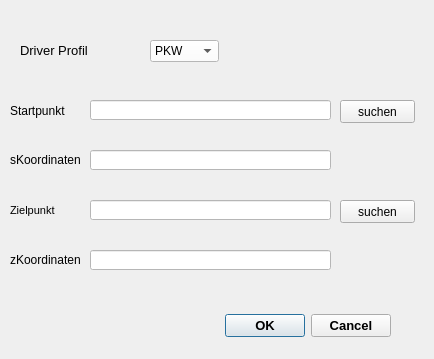
<?xml version="1.0" encoding="UTF-8"?>
<ui version="4.0">
 <class>RoutingUmweltzoneDialogBase</class>
 <widget class="QDialog" name="RoutingUmweltzoneDialogBase">
  <property name="geometry">
   <rect>
    <x>0</x>
    <y>0</y>
    <width>434</width>
    <height>359</height>
   </rect>
  </property>
  <property name="font">
   <font>
    <weight>50</weight>
    <bold>false</bold>
    <kerning>true</kerning>
   </font>
  </property>
  <property name="windowTitle">
   <string>Routing Umweltzone</string>
  </property>
  <property name="styleSheet">
   <string notr="true"/>
  </property>
  <widget class="QDialogButtonBox" name="button_box">
   <property name="enabled">
    <bool>true</bool>
   </property>
   <property name="geometry">
    <rect>
     <x>220</x>
     <y>310</y>
     <width>171</width>
     <height>32</height>
    </rect>
   </property>
   <property name="font">
    <font>
     <pointsize>10</pointsize>
     <weight>75</weight>
     <bold>true</bold>
     <kerning>true</kerning>
    </font>
   </property>
   <property name="styleSheet">
    <string notr="true"/>
   </property>
   <property name="orientation">
    <enum>Qt::Horizontal</enum>
   </property>
   <property name="standardButtons">
    <set>QDialogButtonBox::Cancel|QDialogButtonBox::Ok</set>
   </property>
  </widget>
  <widget class="QLabel" name="Startpunkt">
   <property name="geometry">
    <rect>
     <x>10</x>
     <y>100</y>
     <width>71</width>
     <height>21</height>
    </rect>
   </property>
   <property name="font">
    <font>
     <weight>50</weight>
     <bold>false</bold>
     <kerning>true</kerning>
    </font>
   </property>
   <property name="styleSheet">
    <string notr="true"/>
   </property>
   <property name="text">
    <string>Startpunkt</string>
   </property>
  </widget>
  <widget class="QLabel" name="Zielpunkt">
   <property name="geometry">
    <rect>
     <x>10</x>
     <y>200</y>
     <width>71</width>
     <height>21</height>
    </rect>
   </property>
   <property name="font">
    <font>
     <pointsize>8</pointsize>
     <weight>50</weight>
     <bold>false</bold>
     <kerning>true</kerning>
    </font>
   </property>
   <property name="styleSheet">
    <string notr="true"/>
   </property>
   <property name="midLineWidth">
    <number>3</number>
   </property>
   <property name="text">
    <string>Zielpunkt</string>
   </property>
  </widget>
  <widget class="QLabel" name="Driver">
   <property name="geometry">
    <rect>
     <x>20</x>
     <y>40</y>
     <width>101</width>
     <height>20</height>
    </rect>
   </property>
   <property name="font">
    <font>
     <family>Arial</family>
     <pointsize>10</pointsize>
     <weight>50</weight>
     <bold>false</bold>
     <kerning>true</kerning>
    </font>
   </property>
   <property name="styleSheet">
    <string notr="true"/>
   </property>
   <property name="text">
    <string>Driver Profil</string>
   </property>
  </widget>
  <widget class="QPushButton" name="pushButton">
   <property name="geometry">
    <rect>
     <x>340</x>
     <y>100</y>
     <width>75</width>
     <height>23</height>
    </rect>
   </property>
   <property name="styleSheet">
    <string notr="true"/>
   </property>
   <property name="text">
    <string>suchen</string>
   </property>
  </widget>
  <widget class="QPushButton" name="pushButton2">
   <property name="geometry">
    <rect>
     <x>340</x>
     <y>200</y>
     <width>75</width>
     <height>23</height>
    </rect>
   </property>
   <property name="font">
    <font>
     <weight>50</weight>
     <italic>false</italic>
     <bold>false</bold>
     <underline>false</underline>
     <strikeout>false</strikeout>
     <kerning>true</kerning>
    </font>
   </property>
   <property name="styleSheet">
    <string notr="true"/>
   </property>
   <property name="text">
    <string>suchen</string>
   </property>
  </widget>
  <widget class="QLineEdit" name="startRouting">
   <property name="geometry">
    <rect>
     <x>90</x>
     <y>100</y>
     <width>241</width>
     <height>20</height>
    </rect>
   </property>
   <property name="styleSheet">
    <string notr="true">background-color:rgb(255, 255, 255)</string>
   </property>
  </widget>
  <widget class="QLineEdit" name="zielRouting">
   <property name="geometry">
    <rect>
     <x>90</x>
     <y>200</y>
     <width>241</width>
     <height>20</height>
    </rect>
   </property>
   <property name="styleSheet">
    <string notr="true">background-color:rgb(255, 255, 255)</string>
   </property>
  </widget>
  <widget class="QComboBox" name="comboBoxProfil">
   <property name="geometry">
    <rect>
     <x>150</x>
     <y>40</y>
     <width>69</width>
     <height>22</height>
    </rect>
   </property>
   <property name="styleSheet">
    <string notr="true">background-color:rgb(255, 255, 255)</string>
   </property>
   <item>
    <property name="text">
     <string>PKW</string>
    </property>
   </item>
   <item>
    <property name="text">
     <string>LKW</string>
    </property>
   </item>
  </widget>
  <widget class="QLineEdit" name="startKoordinaten">
   <property name="geometry">
    <rect>
     <x>90</x>
     <y>150</y>
     <width>241</width>
     <height>20</height>
    </rect>
   </property>
   <property name="styleSheet">
    <string notr="true">background-color:rgb(255, 255, 255)</string>
   </property>
  </widget>
  <widget class="QLineEdit" name="zielKoordinaten">
   <property name="geometry">
    <rect>
     <x>90</x>
     <y>250</y>
     <width>241</width>
     <height>20</height>
    </rect>
   </property>
   <property name="styleSheet">
    <string notr="true">background-color:rgb(255, 255, 255)</string>
   </property>
  </widget>
  <widget class="QLabel" name="startpunktKoord">
   <property name="geometry">
    <rect>
     <x>10</x>
     <y>150</y>
     <width>71</width>
     <height>20</height>
    </rect>
   </property>
   <property name="font">
    <font>
     <weight>50</weight>
     <bold>false</bold>
     <kerning>true</kerning>
    </font>
   </property>
   <property name="styleSheet">
    <string notr="true"/>
   </property>
   <property name="text">
    <string>sKoordinaten</string>
   </property>
  </widget>
  <widget class="QLabel" name="zielpunktKoord">
   <property name="geometry">
    <rect>
     <x>10</x>
     <y>250</y>
     <width>71</width>
     <height>20</height>
    </rect>
   </property>
   <property name="font">
    <font>
     <weight>50</weight>
     <bold>false</bold>
     <kerning>true</kerning>
    </font>
   </property>
   <property name="styleSheet">
    <string notr="true"/>
   </property>
   <property name="text">
    <string>zKoordinaten</string>
   </property>
  </widget>
 </widget>
 <resources/>
 <connections>
  <connection>
   <sender>button_box</sender>
   <signal>accepted()</signal>
   <receiver>RoutingUmweltzoneDialogBase</receiver>
   <slot>accept()</slot>
   <hints>
    <hint type="sourcelabel">
     <x>20</x>
     <y>20</y>
    </hint>
    <hint type="destinationlabel">
     <x>20</x>
     <y>20</y>
    </hint>
   </hints>
  </connection>
  <connection>
   <sender>button_box</sender>
   <signal>rejected()</signal>
   <receiver>RoutingUmweltzoneDialogBase</receiver>
   <slot>reject()</slot>
   <hints>
    <hint type="sourcelabel">
     <x>20</x>
     <y>20</y>
    </hint>
    <hint type="destinationlabel">
     <x>20</x>
     <y>20</y>
    </hint>
   </hints>
  </connection>
 </connections>
</ui>
